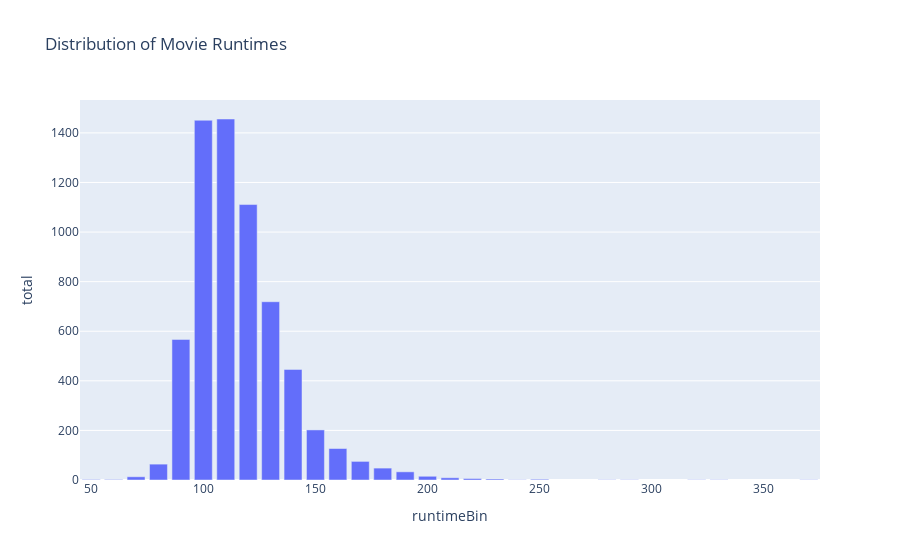

Notebook cell for this chart:
### Markdown cell above
<br/>

If your SQL query is correct you should get some interesting plots below.  This might explain why directors keep going a particular direction with film lengths.

### Code cell
# just run this cell
px.bar(res_q7, x="runtimeBin", y="total",
       title="Distribution of Movie Runtimes")

### Figure 1 — Plotly figure (JSON) as saved in the notebook; plotly's stock layout.template omitted (floating-point values rounded to 4 significant figures)
{"data": [{"alignmentgroup": "True", "hovertemplate": "runtimeBin=%{x}<br>total=%{y}<extra></extra>", "legendgroup": "", "marker": {"color": "#636efa", "pattern": {"shape": ""}}, "name": "", "offsetgroup": "", "orientation": "v", "showlegend": false, "textposition": "auto", "type": "bar", "x": [50, 60, 70, 80, 90, 100, 110, 120, 130, 140, 150, 160, 170, 180, 190, 200, 210, 220, 230, 240, 250, 280, 290, 320, 330, 370], "xaxis": "x", "y": [2, 2, 13, 64, 567, 1451, 1456, 1111, 719, 446, 202, 127, 75, 48, 33, 15, 9, 6, 4, 1, 3, 1, 1, 1, 1, 1], "yaxis": "y"}], "layout": {"autosize": true, "barmode": "relative", "legend": {"tracegroupgap": 0}, "title": {"text": "Distribution of Movie Runtimes"}, "xaxis": {"anchor": "y", "autorange": true, "domain": [0, 1], "range": [45, 375], "title": {"text": "runtimeBin"}, "type": "linear"}, "yaxis": {"anchor": "x", "autorange": true, "domain": [0, 1], "range": [0, 1533.0], "title": {"text": "total"}, "type": "linear"}}}
